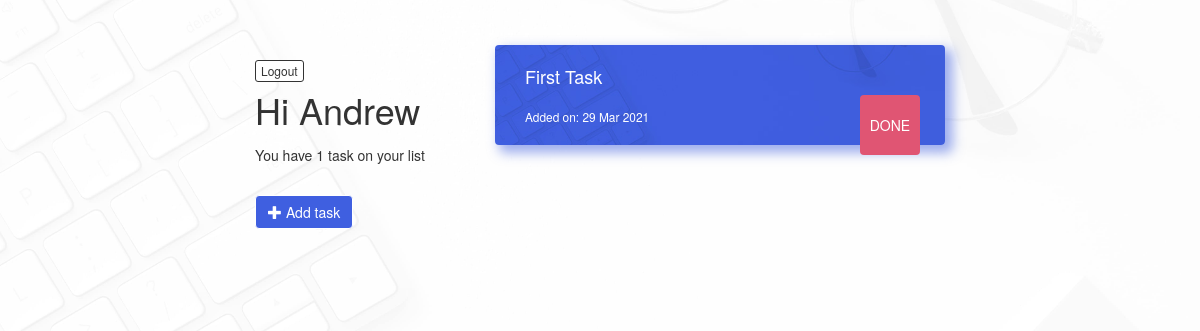
The app's page /dashboard (signed in), older data.
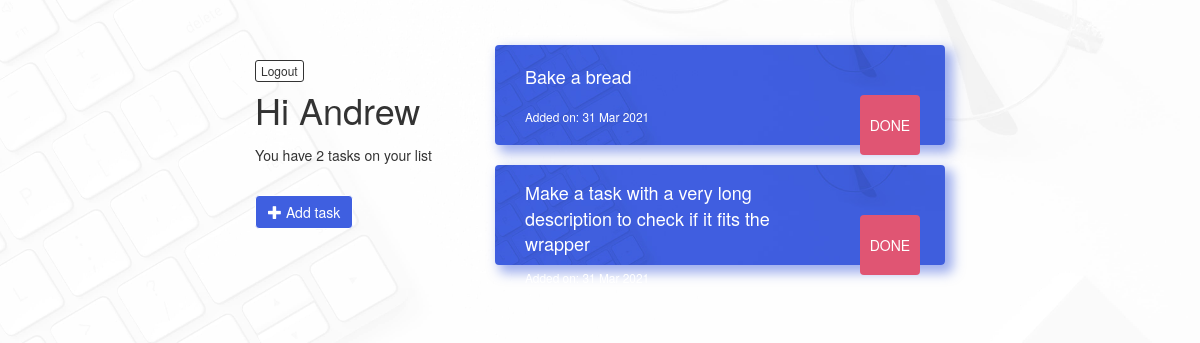
The same page, newer data.
### todo.py (models this page shows)
class Task(db.Model):
    id = db.Column(db.Integer, primary_key=True)
    task = db.Column(db.String(80), nullable=False)
    date_added = db.Column(db.DateTime, nullable=False, default=datetime.utcnow)
    user_id = db.Column(db.Integer, db.ForeignKey('user.id'), nullable=False)

### todo.py (the view)
@app.route('/dashboard')
@login_required
def dashboard():
    tasks = Task.query.filter_by(user_id=current_user.id).all()
    return render_template('dashboard.html', name=current_user.username, tasks=tasks)

### todo.py (called while the page is built)
@login_manager.user_loader
def load_user(user_id):
    return User.query.get(int(user_id))

### templates/dashboard.html (shortened to what this page needs)
{% extends "bootstrap/base.html" %}
{% block styles %}
    {{super()}}
    <link rel="stylesheet" href="{{url_for('.static', filename='style.css')}}">
{% endblock styles %}
{% block content %}
    <div class="container-fluid dashboard">
        <div class="row">
            <div class="col-sm-12 col-lg-4 page-header">
                <h1>Hi {{ current_user.username | capitalize }}</h1>
                {% if tasks|length < 1 %}
                    <p>You have no tasks at the moment</p>
                {% elif tasks|length == 1 %}
                    <p>You have {{tasks|length}} task on your list</p>
                {% elif tasks|length > 1 %}
                    <p>You have {{tasks|length}} tasks on your list</p>
                {% endif %}
                {% if current_user.is_authenticated %}
                    <a class="btn btn-default btn-xs logout" href="{{ url_for('logout') }}">Logout</a>
                {% endif %}
                <br>
                <a class="btn btn-primary" href="{{ url_for('new_task') }}" role="button"><span class="glyphicon glyphicon glyphicon-plus" aria-hidden="true"></span> Add task</a>
            </div>
            {% if tasks %}
            <div class="col-sm-12 col-lg-8">
                {% for task in tasks %}
                <div class="panel panel-default">
                    <div class="panel-body">
                        <div class="task-details">
                            <p>{{ task.task }}</p>
                            <p><small>Added on: {{ task.date_added.strftime('%d %b %Y')}}</small></p>
                        </div>
                        <div class="btn-done">
                            <form action="{{ url_for('delete', task_id=task.id) }}" method="POST">
                                <input class="btn btn-danger" type="submit" value="DONE">
                            </form>
                        </div>
                    </div>
                </div>
                {% endfor %}
            </div>
            {% endif %}
        </div>
    </div>
{% endblock content %}

Row changes from the older to the newer data that the page shows:
removed Task: task "First Task", date_added "29 Mar 2021"
added Task: task "Bake a bread", date_added "31 Mar 2021"
added Task: task "Make a task with a very long description to check if it fits the wrapper", date_added "31 Mar 2021"
Text that changed along with them:
{{ tasks|length }}: (not shown) → "2"
{{ tasks|length }}: "1" → (not shown)
text no longer shown: "task on your list"
text now shown: "tasks on your list"
